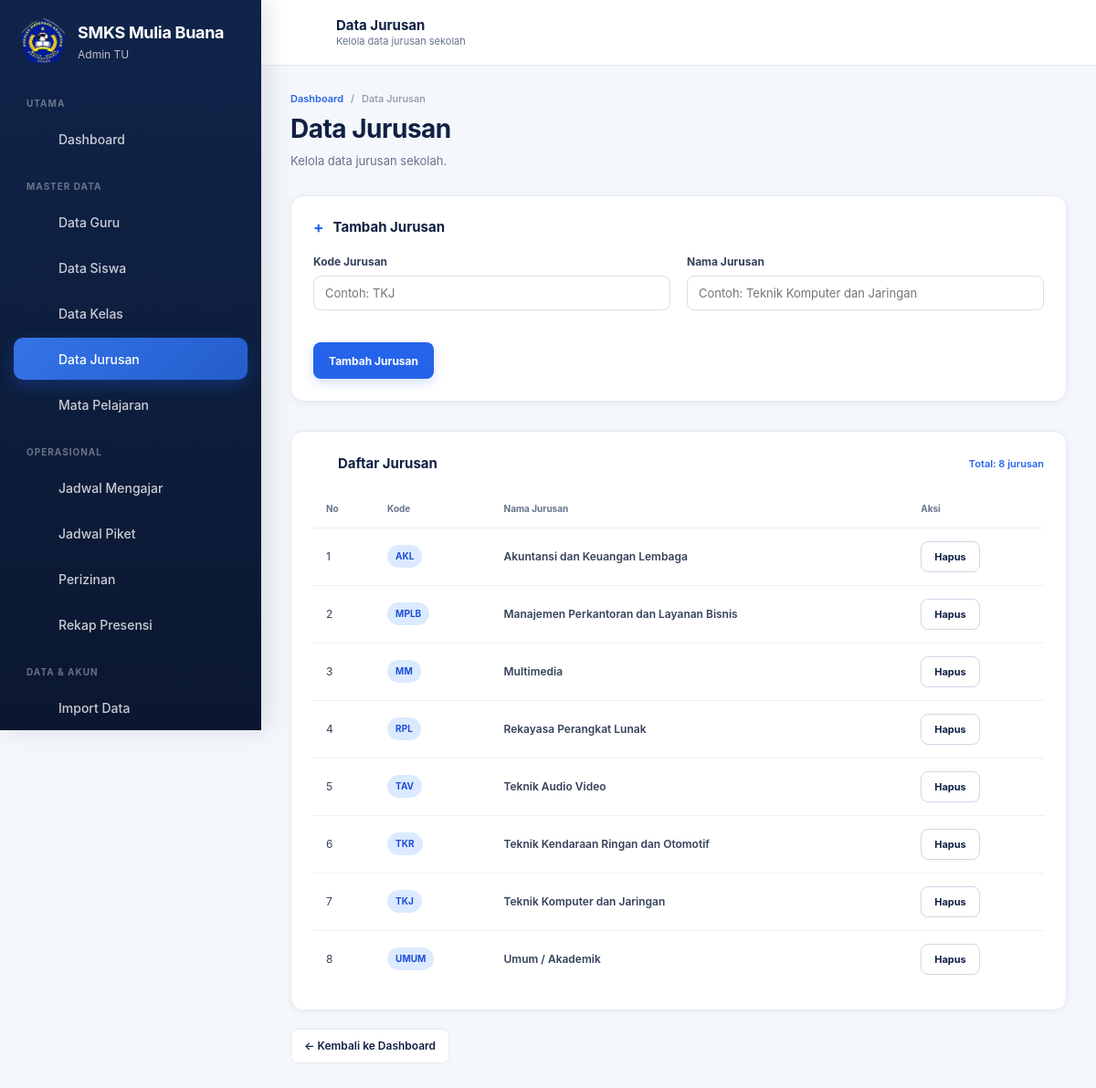
Screenshot of /admintu/jurusan.php (signed in) with the database file from the repository.
### tables this page shows
CREATE TABLE `jurusan` (
  `id` int(10) unsigned NOT NULL AUTO_INCREMENT,
  `kode_jurusan` varchar(20) NOT NULL,
  `nama_jurusan` varchar(100) NOT NULL,
  `created_at` timestamp NOT NULL DEFAULT current_timestamp(),
  PRIMARY KEY (`id`),
  UNIQUE KEY `kode_jurusan` (`kode_jurusan`)
);

### admintu/jurusan.php (the view, shortened to what this page needs)
<?php
require_once __DIR__ . '/../config/database.php';
require_once __DIR__ . '/../config/helpers.php';
$stmt = $pdo->query("
    SELECT id, kode_jurusan, nama_jurusan
    FROM jurusan
    ORDER BY nama_jurusan ASC
");
$jurusan = $stmt->fetchAll();
?>
<!DOCTYPE html>
<html lang="id">
<head>
    <link
        rel="stylesheet"
        href="../assets/css/style.css"
    >
</head>
<body>
<div class="app-shell">
    <?php include __DIR__ . '/partials/sidebar.php'; ?>
    <div class="app-main">
        <?php include __DIR__ . '/partials/topbar.php'; ?>
        <main class="dashboard-content">
            <div class="dashboard-container">
                <div class="page-header">
                    <div class="breadcrumb">
                        <a href="dashboard.php">Dashboard</a>
                        <span>/</span>
                        <span>Data Jurusan</span>
                    </div>
                    <h1 class="page-title">
                        Data Jurusan
                    </h1>
                    <p class="page-description">
                        Kelola data jurusan sekolah.
                    </p>
                </div>
                <div class="dashboard-card">
                    <div class="dashboard-card-header">
                        <h2 class="dashboard-card-title">
                            <span class="dashboard-card-title-icon">
                                +
                            </span>
                            Tambah Jurusan
                        </h2>
                    </div>
                    <div class="dashboard-card-body">
                        <form method="POST">
                            <div class="form-grid">
                                <div class="form-group">
                                    <label for="kode_jurusan" class="form-label">
                                        Kode Jurusan
                                    </label>
                                    <input
                                        type="text"
                                        id="kode_jurusan"
                                        name="kode_jurusan"
                                        placeholder="Contoh: TKJ"
                                        maxlength="20"
                                        required
                                    >
                                </div>
                                <div class="form-group">
                                    <label for="nama_jurusan" class="form-label">
                                        Nama Jurusan
                                    </label>
                                    <input
                                        type="text"
                                        id="nama_jurusan"
                                        name="nama_jurusan"
                                        placeholder="Contoh: Teknik Komputer dan Jaringan"
                                        maxlength="100"
                                        required
                                    >
                                </div>
                            </div>
                            <div class="form-actions">
                                <button
                                    type="submit"
                                    name="aksi"
                                    value="tambah"
                                    class="btn btn-primary"
                                >
                                    Tambah Jurusan
                                </button>
                            </div>
                        </form>
                    </div>
                </div>
                <div class="dashboard-card">
                    <div class="dashboard-card-header">
                        <h2 class="dashboard-card-title">
                            <span class="dashboard-card-title-icon">
                                <?= appIcon("jurusan", "", 18) ?>
                            </span>
                            Daftar Jurusan
                        </h2>
                        <div class="dashboard-card-link" style="cursor: default;">
                            Total: <?= count($jurusan) ?> jurusan
                        </div>
                    </div>
                    <div class="dashboard-card-body">
                        <?php if (empty($jurusan)): ?>
                            <div class="empty-state">
                                <div class="empty-state-icon">
                                    <?= appIcon("jurusan", "", 48) ?>
                                </div>
                                <h3>
                                    Belum Ada Jurusan
                                </h3>
                                <p>
                                    Belum ada data jurusan yang terdaftar.
                                </p>
                            </div>
                        <?php else: ?>
                            <div class="schedule-table-wrap">
                                <table class="schedule-table">
                                    <thead>
                                        <tr>
                                            <th>No</th>
                                            <th>Kode</th>
                                            <th>Nama Jurusan</th>
                                            <th>Aksi</th>
                                        </tr>
                                    </thead>
                                    <tbody>
                                        <?php foreach ($jurusan as $index => $data): ?>
                                            <tr>
                                                <td>
                                                    <?= $index + 1 ?>
                                                </td>
                                                <td>
                                                    <span class="status-badge info">
                                                        <?= e($data['kode_jurusan']) ?>
                                                    </span>
                                                </td>
                                                <td class="schedule-subject">
                                                    <?= e($data['nama_jurusan']) ?>
                                                </td>
                                                <td>
                                                    <form method="POST" action="jurusan.php" style="display:inline;" onsubmit="return confirm('Hapus jurusan ini?')">
                                                        <button type="submit" class="btn btn-sm btn-outline">
                                                            Hapus
                                                        </button>
                                                    </form>
                                                </td>
                                            </tr>
                                        <?php endforeach; ?>
                                    </tbody>
                                </table>
                            </div>
                        <?php endif; ?>
                    </div>
                </div>
                <a href="dashboard.php" class="back-link">
                    ← Kembali ke Dashboard
                </a>
            </div>
        </main>
    </div>
</div>
</body>
</html>

### rows the page displays
jurusan: kode_jurusan "AKL", nama_jurusan "Akuntansi dan Keuangan Lembaga"
jurusan: kode_jurusan "MPLB", nama_jurusan "Manajemen Perkantoran dan Layanan Bisnis"
jurusan: kode_jurusan "MM", nama_jurusan "Multimedia"
jurusan: kode_jurusan "RPL", nama_jurusan "Rekayasa Perangkat Lunak"
jurusan: kode_jurusan "TAV", nama_jurusan "Teknik Audio Video"
jurusan: kode_jurusan "TKR", nama_jurusan "Teknik Kendaraan Ringan dan Otomotif"
jurusan: kode_jurusan "TKJ", nama_jurusan "Teknik Komputer dan Jaringan"
jurusan: kode_jurusan "UMUM", nama_jurusan "Umum / Akademik"

### other values shown
$grup "UTAMA"
$menu['label'] "Dashboard"
$grup "MASTER DATA"
$menu['label'] "Data Guru"
$menu['label'] "Data Siswa"
$menu['label'] "Data Kelas"
$menu['label'] "Data Jurusan"
$menu['label'] "Mata Pelajaran"
$grup "OPERASIONAL"
$menu['label'] "Jadwal Mengajar"
$menu['label'] "Jadwal Piket"
$menu['label'] "Perizinan"
$menu['label'] "Rekap Presensi"
$grup "DATA & AKUN"
$menu['label'] "Import Data"
